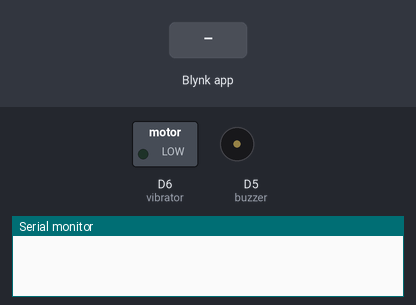
Recording of a sketch running on a simulated ESP8266 (NodeMCU). Parts: switched loads named in the sketch (green lamp = pin HIGH), buzzer (waves = sounding, pin HIGH), the last lines printed to the serial monitor. Inputs (shaded band) come from the test bench. WiFi joins after 1.5 s; servers stay silent unless stated.

Above: at 3.0 s.
3.1 s: Blynk app writes 0 to V1
At 3.6 s:
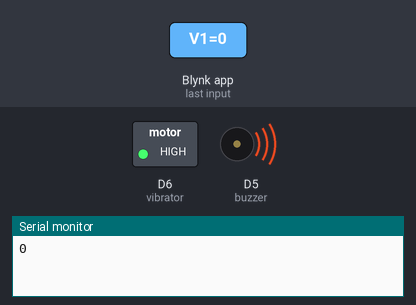
Timing chart, 0 to 14.6 s (numbered marks = the images above; inputs shaded):
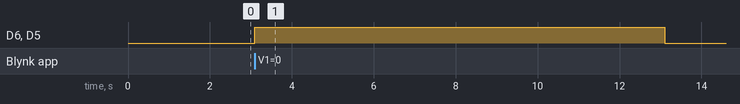

The sketch:

Watch_code.ino
```cpp
//Include the library files
#include <Wire.h>
#define BLYNK_PRINT Serial
#include <ESP8266WiFi.h>
#include <BlynkSimpleEsp8266.h>


#define BLYNK_TEMPLATE_ID "TMPL3jq1LGyx9"
#define BLYNK_TEMPLATE_NAME "medicine dispensor"
#define BLYNK_AUTH_TOKEN "2ojkf3OG9-t3IkOJP_2V1U7rXbH5Qsla"


char ssid[] = "IoT";              // Your WiFi credentials.    //type wifi name
char pass[] = "7878787878";                  // passward
char auth[] = BLYNK_AUTH_TOKEN;             // You should get Auth Token in the Blynk App.

int buzzer=D5;
int vibrator= D6;
int newTime=0;


BLYNK_WRITE(V1) {
  int Time = param.asInt();

newTime = Time *60*1000;
Serial.print (newTime);
 delay(newTime);

    digitalWrite(buzzer, HIGH);
     digitalWrite(vibrator, HIGH);
     delay (10000);
     digitalWrite(buzzer, LOW);
     digitalWrite(vibrator, LOW);


}
void setup() {
  // put your setup code here, to run once:

  Serial.begin(9600);
    Blynk.begin(auth, ssid, pass);

pinMode (buzzer, OUTPUT);
pinMode(vibrator, OUTPUT);

}

void loop()
{
  // put your main code here, to run repeatedly:
Blynk.run();//Run the Blynk library
   // Blynk.virtualWrite(V1, 0);
   // Blynk.virtualWrite(V1, 0);

}
```

Measured:
- after the input at 3.1 s, D6 (vibrator), D5 (buzzer): LOW → HIGH at once, → LOW 10.0 s later
